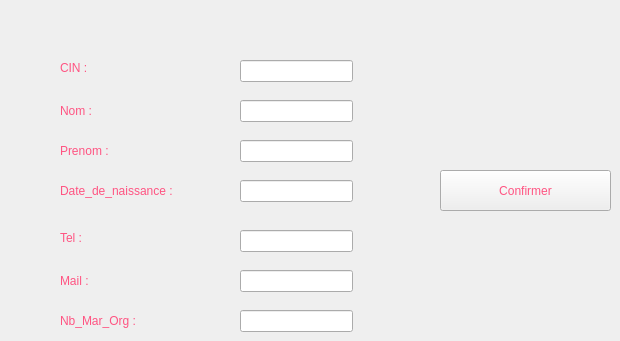
          <widget class="QWidget" name="tab_4">
           <attribute name="title">
            <string>Ajouter un personnel </string>
           </attribute>
           <widget class="QLabel" name="label_Cin">
            <property name="geometry">
             <rect>
              <x>60</x>
              <y>60</y>
              <width>55</width>
              <height>16</height>
             </rect>
            </property>
            <property name="styleSheet">
             <string notr="true">

color : rgb(255, 84, 130);
font: 9pt &quot;Snap ITC&quot;;
</string>
            </property>
            <property name="text">
             <string>CIN :</string>
            </property>
           </widget>
           <widget class="QLabel" name="label_nom">
            <property name="geometry">
             <rect>
              <x>60</x>
              <y>100</y>
              <width>55</width>
              <height>21</height>
             </rect>
            </property>
            <property name="styleSheet">
             <string notr="true">color : rgb(255, 84, 130);
font: 9pt &quot;Snap ITC&quot;;

</string>
            </property>
            <property name="text">
             <string>Nom :</string>
            </property>
           </widget>
           <widget class="QLabel" name="label_prenomp">
            <property name="geometry">
             <rect>
              <x>60</x>
              <y>140</y>
              <width>81</width>
              <height>21</height>
             </rect>
            </property>
            <property name="styleSheet">
             <string notr="true">color : rgb(255, 84, 130);
font: 9pt &quot;Snap ITC&quot;;
</string>
            </property>
            <property name="text">
             <string>Prenom :</string>
            </property>
           </widget>
           <widget class="QLabel" name="label_datenp">
            <property name="geometry">
             <rect>
              <x>60</x>
              <y>180</y>
              <width>171</width>
              <height>21</height>
             </rect>
            </property>
            <property name="styleSheet">
             <string notr="true">color : rgb(255, 84, 130);
font: 9pt &quot;Snap ITC&quot;;
</string>
            </property>
            <property name="text">
             <string>Date_de_naissance :</string>
            </property>
           </widget>
           <widget class="QLabel" name="label_tel">
            <property name="geometry">
             <rect>
              <x>60</x>
              <y>230</y>
              <width>51</width>
              <height>16</height>
             </rect>
            </property>
            <property name="styleSheet">
             <string notr="true">color : rgb(255, 84, 130);
font: 9pt &quot;Snap ITC&quot;;

</string>
            </property>
            <property name="text">
             <string>Tel :</string>
            </property>
           </widget>
           <widget class="QLabel" name="label_mail">
            <property name="geometry">
             <rect>
              <x>60</x>
              <y>270</y>
              <width>61</width>
              <height>21</height>
             </rect>
            </property>
            <property name="styleSheet">
             <string notr="true">color : rgb(255, 84, 130);
font: 9pt &quot;Snap ITC&quot;;
</string>
            </property>
            <property name="text">
             <string>Mail :</string>
            </property>
           </widget>
           <widget class="QLabel" name="label_nbmar">
            <property name="geometry">
             <rect>
              <x>60</x>
              <y>310</y>
              <width>141</width>
              <height>21</height>
             </rect>
            </property>
            <property name="styleSheet">
             <string notr="true">color : rgb(255, 84, 130);
font: 9pt &quot;Snap ITC&quot;;
</string>
            </property>
            <property name="text">
             <string>Nb_Mar_Org :</string>
            </property>
           </widget>
           <widget class="QLineEdit" name="lineEdit_prenomp">
            <property name="geometry">
             <rect>
              <x>240</x>
              <y>140</y>
              <width>113</width>
              <height>22</height>
             </rect>
            </property>
            <property name="styleSheet">
             <string notr="true">
font: 8pt &quot;Snap ITC&quot;;

color: rgb(56, 181, 200);</string>
            </property>
           </widget>
           <widget class="QLineEdit" name="lineEdit_datenp">
            <property name="geometry">
             <rect>
              <x>240</x>
              <y>180</y>
              <width>113</width>
              <height>22</height>
             </rect>
            </property>
            <property name="styleSheet">
             <string notr="true">
font: 8pt &quot;Snap ITC&quot;;

color: rgb(56, 181, 200);</string>
            </property>
           </widget>
           <widget class="QLineEdit" name="lineEdit_nomp">
            <property name="geometry">
             <rect>
              <x>240</x>
              <y>100</y>
              <width>113</width>
              <height>22</height>
             </rect>
            </property>
            <property name="styleSheet">
             <string notr="true">
font: 8pt &quot;Snap ITC&quot;;

color: rgb(56, 181, 200);</string>
            </property>
           </widget>
           <widget class="QLineEdit" name="lineEdit_Cin">
            <property name="geometry">
             <rect>
              <x>240</x>
              <y>60</y>
              <width>113</width>
              <height>22</height>
             </rect>
            </property>
            <property name="styleSheet">
             <string notr="true">
font: 8pt &quot;Snap ITC&quot;;

color: rgb(56, 181, 200);

</string>
            </property>
            <property name="maxLength">
             <number>8</number>
            </property>
           </widget>
           <widget class="QLineEdit" name="lineEdit_tel">
            <property name="geometry">
             <rect>
              <x>240</x>
              <y>230</y>
              <width>113</width>
              <height>22</height>
             </rect>
            </property>
            <property name="styleSheet">
             <string notr="true">
font: 8pt &quot;Snap ITC&quot;;

color: rgb(56, 181, 200);</string>
            </property>
            <property name="maxLength">
             <number>8</number>
            </property>
           </widget>
           <widget class="QLineEdit" name="lineEdit_mail">
            <property name="geometry">
             <rect>
              <x>240</x>
              <y>270</y>
              <width>113</width>
              <height>22</height>
             </rect>
            </property>
            <property name="styleSheet">
             <string notr="true">
font: 8pt &quot;Snap ITC&quot;;

color: rgb(56, 181, 200);</string>
            </property>
           </widget>
           <widget class="QLineEdit" name="lineEdit_nbmar">
            <property name="geometry">
             <rect>
              <x>240</x>
              <y>310</y>
              <width>113</width>
              <height>22</height>
             </rect>
            </property>
            <property name="styleSheet">
             <string notr="true">
font: 8pt &quot;Snap ITC&quot;;

color: rgb(56, 181, 200);</string>
            </property>
           </widget>
           <widget class="QPushButton" name="ajouterperso">
            <property name="geometry">
             <rect>
              <x>440</x>
              <y>170</y>
              <width>171</width>
              <height>41</height>
             </rect>
            </property>
            <property name="styleSheet">
             <string notr="true">color : rgb(255, 84, 130);
font: 9pt &quot;Snap ITC&quot;;
</string>
            </property>
            <property name="text">
             <string>Confirmer</string>
            </property>
           </widget>
          </widget>
